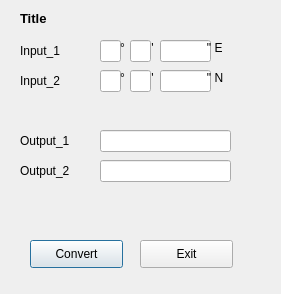
<?xml version="1.0" encoding="UTF-8"?>
<ui version="4.0">
 <class>dlg_DMS_float</class>
 <widget class="QDialog" name="dlg_DMS_float">
  <property name="geometry">
   <rect>
    <x>0</x>
    <y>0</y>
    <width>281</width>
    <height>294</height>
   </rect>
  </property>
  <property name="windowTitle">
   <string>Convert</string>
  </property>
  <widget class="QLineEdit" name="lineEditInput_1">
   <property name="geometry">
    <rect>
     <x>100</x>
     <y>40</y>
     <width>21</width>
     <height>22</height>
    </rect>
   </property>
   <property name="text">
    <string/>
   </property>
  </widget>
  <widget class="QLabel" name="TitleText">
   <property name="geometry">
    <rect>
     <x>20</x>
     <y>10</y>
     <width>201</width>
     <height>16</height>
    </rect>
   </property>
   <property name="font">
    <font>
     <pointsize>10</pointsize>
     <weight>75</weight>
     <bold>true</bold>
    </font>
   </property>
   <property name="text">
    <string>Title</string>
   </property>
  </widget>
  <widget class="QLabel" name="TextInput_2">
   <property name="geometry">
    <rect>
     <x>20</x>
     <y>70</y>
     <width>71</width>
     <height>21</height>
    </rect>
   </property>
   <property name="text">
    <string>Input_2</string>
   </property>
  </widget>
  <widget class="QPushButton" name="pb_convert">
   <property name="geometry">
    <rect>
     <x>30</x>
     <y>240</y>
     <width>93</width>
     <height>28</height>
    </rect>
   </property>
   <property name="text">
    <string>Convert</string>
   </property>
  </widget>
  <widget class="QLabel" name="TextInput_1">
   <property name="geometry">
    <rect>
     <x>20</x>
     <y>40</y>
     <width>71</width>
     <height>21</height>
    </rect>
   </property>
   <property name="text">
    <string>Input_1</string>
   </property>
  </widget>
  <widget class="QLineEdit" name="lineEditOutput_1">
   <property name="geometry">
    <rect>
     <x>100</x>
     <y>130</y>
     <width>131</width>
     <height>22</height>
    </rect>
   </property>
   <property name="text">
    <string/>
   </property>
   <property name="readOnly">
    <bool>true</bool>
   </property>
  </widget>
  <widget class="QLineEdit" name="lineEditOutput_2">
   <property name="geometry">
    <rect>
     <x>100</x>
     <y>160</y>
     <width>131</width>
     <height>22</height>
    </rect>
   </property>
   <property name="text">
    <string/>
   </property>
   <property name="readOnly">
    <bool>true</bool>
   </property>
  </widget>
  <widget class="QLabel" name="TextOutput_2">
   <property name="geometry">
    <rect>
     <x>20</x>
     <y>160</y>
     <width>71</width>
     <height>21</height>
    </rect>
   </property>
   <property name="text">
    <string>Output_2</string>
   </property>
  </widget>
  <widget class="QLabel" name="TextOutput_1">
   <property name="geometry">
    <rect>
     <x>20</x>
     <y>130</y>
     <width>71</width>
     <height>21</height>
    </rect>
   </property>
   <property name="text">
    <string>Output_1</string>
   </property>
  </widget>
  <widget class="QPushButton" name="pb_exit">
   <property name="geometry">
    <rect>
     <x>140</x>
     <y>240</y>
     <width>93</width>
     <height>28</height>
    </rect>
   </property>
   <property name="text">
    <string>Exit</string>
   </property>
  </widget>
  <widget class="QLineEdit" name="lineEditInput_2">
   <property name="geometry">
    <rect>
     <x>130</x>
     <y>40</y>
     <width>21</width>
     <height>22</height>
    </rect>
   </property>
   <property name="text">
    <string/>
   </property>
  </widget>
  <widget class="QLineEdit" name="lineEditInput_3">
   <property name="geometry">
    <rect>
     <x>160</x>
     <y>40</y>
     <width>51</width>
     <height>22</height>
    </rect>
   </property>
   <property name="text">
    <string/>
   </property>
  </widget>
  <widget class="QLineEdit" name="lineEditInput_6">
   <property name="geometry">
    <rect>
     <x>160</x>
     <y>70</y>
     <width>51</width>
     <height>22</height>
    </rect>
   </property>
   <property name="text">
    <string/>
   </property>
  </widget>
  <widget class="QLineEdit" name="lineEditInput_4">
   <property name="geometry">
    <rect>
     <x>100</x>
     <y>70</y>
     <width>21</width>
     <height>22</height>
    </rect>
   </property>
   <property name="text">
    <string/>
   </property>
  </widget>
  <widget class="QLineEdit" name="lineEditInput_5">
   <property name="geometry">
    <rect>
     <x>130</x>
     <y>70</y>
     <width>21</width>
     <height>22</height>
    </rect>
   </property>
   <property name="text">
    <string/>
   </property>
  </widget>
  <widget class="QLabel" name="DMSLabel1">
   <property name="geometry">
    <rect>
     <x>120</x>
     <y>40</y>
     <width>121</width>
     <height>16</height>
    </rect>
   </property>
   <property name="text">
    <string>°        '                &quot; E</string>
   </property>
  </widget>
  <widget class="QLabel" name="DMSLabel2">
   <property name="geometry">
    <rect>
     <x>120</x>
     <y>70</y>
     <width>121</width>
     <height>16</height>
    </rect>
   </property>
   <property name="text">
    <string>°        '                &quot; N</string>
   </property>
  </widget>
 </widget>
 <tabstops>
  <tabstop>lineEditInput_1</tabstop>
  <tabstop>lineEditInput_2</tabstop>
  <tabstop>lineEditInput_3</tabstop>
  <tabstop>lineEditInput_4</tabstop>
  <tabstop>lineEditInput_5</tabstop>
  <tabstop>lineEditInput_6</tabstop>
  <tabstop>pb_convert</tabstop>
  <tabstop>pb_exit</tabstop>
  <tabstop>lineEditOutput_2</tabstop>
  <tabstop>lineEditOutput_1</tabstop>
 </tabstops>
 <resources/>
 <connections/>
</ui>
